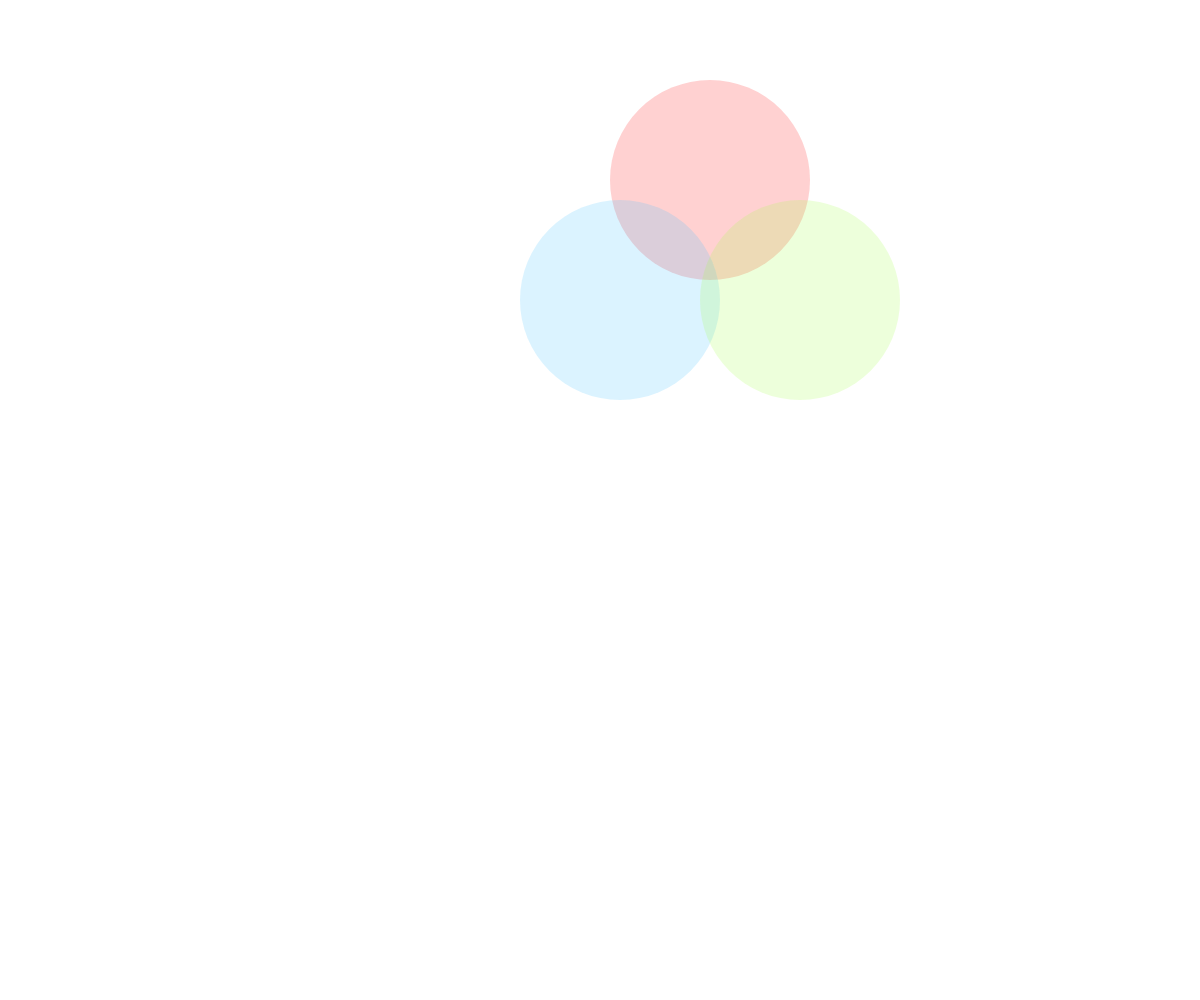
Frame 1 (no input)
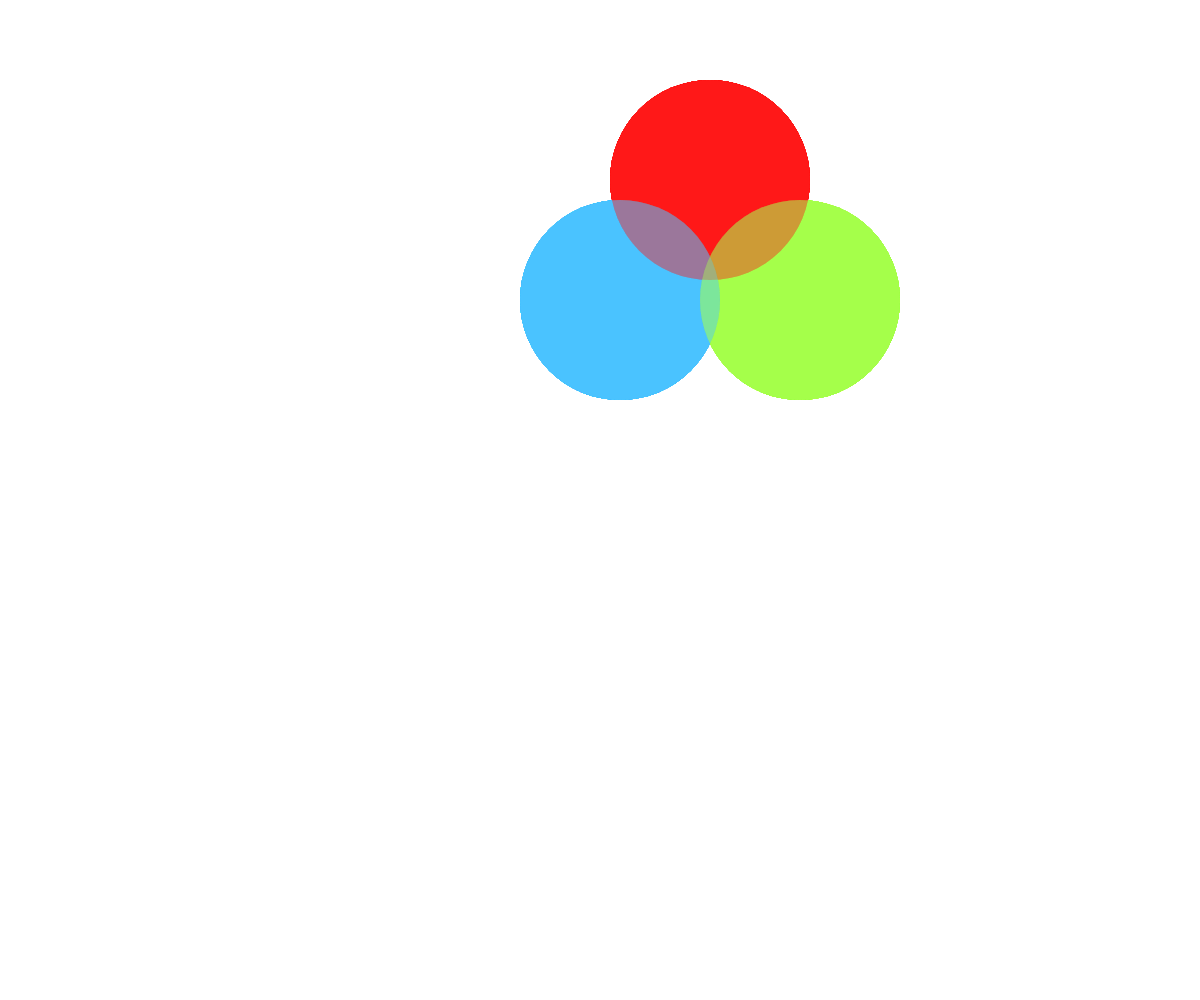
Frame 60 (no input)
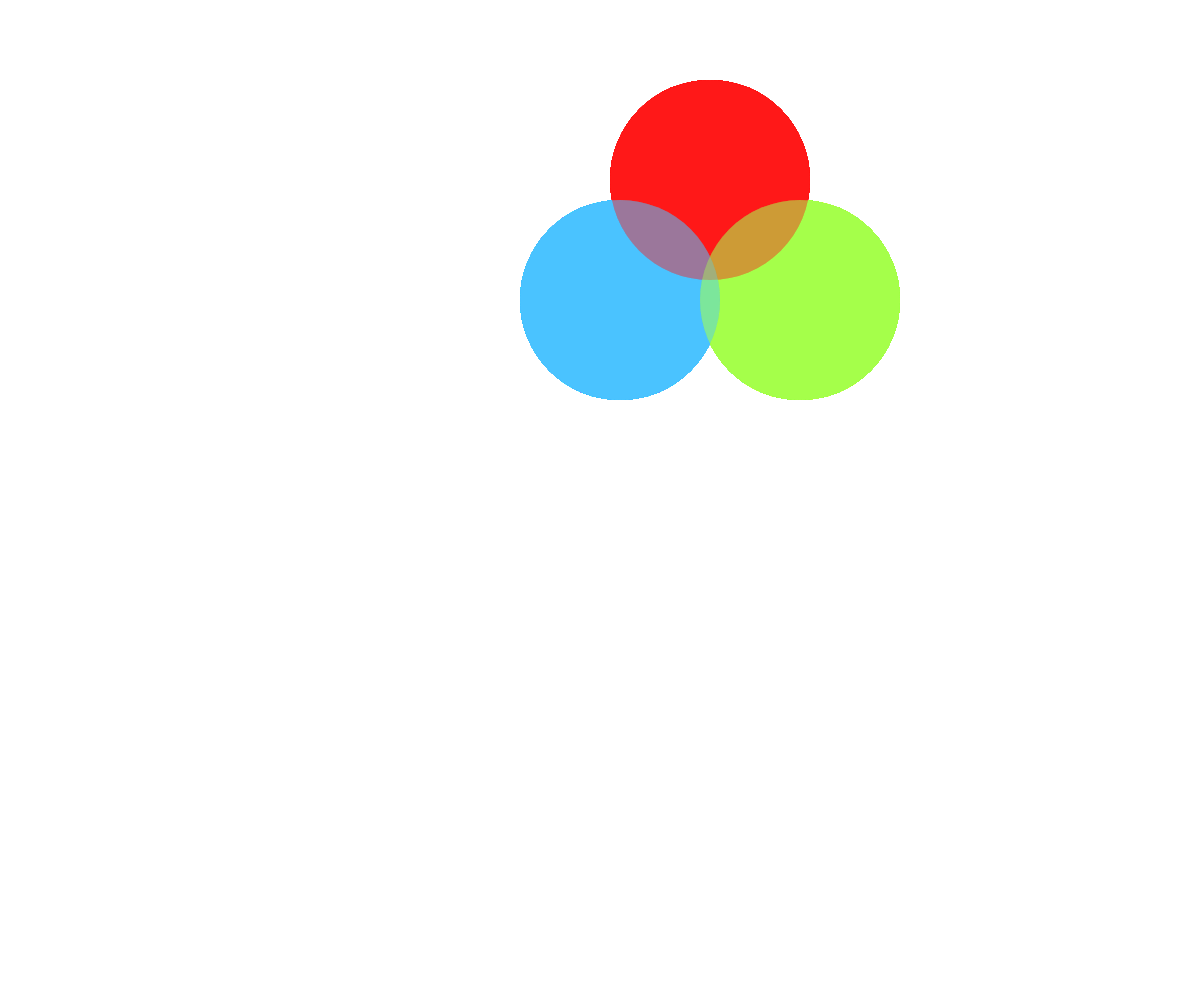
Frame 120 (the mouse pressed at the canvas centre since frame 60)

The p5.js sketch that drew these frames (run headless with seeded random() and noise() and a simulated clock; from frame 60 on, the mouse is pressed at the canvas centre):

// p5.js sketch
// ── sketch.js
function setup() {
  createCanvas(windowWidth, windowHeight);
  colorMode(HSB);
  angleMode(DEGREES)
  noStroke();
  
}

function draw() {
   fill(0, 90, 100, 0.2); 
  circle(710, 180, 200);

 fill(200, 70, 200, 0.2); 
  circle(620, 300, 200);
  
  fill(90,70,200, 0.2)
  circle(800, 300, 200)
  
  

}  
